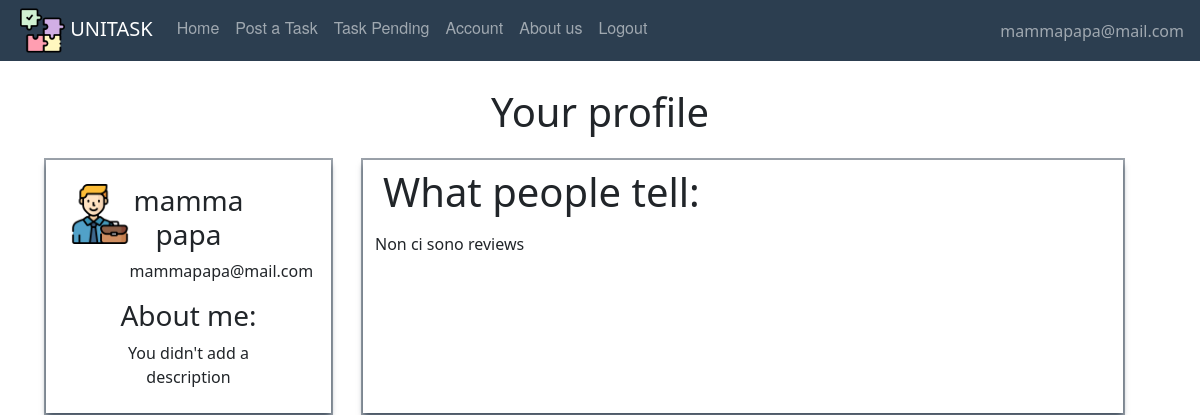
Page /account (signed in) on the earlier database version.
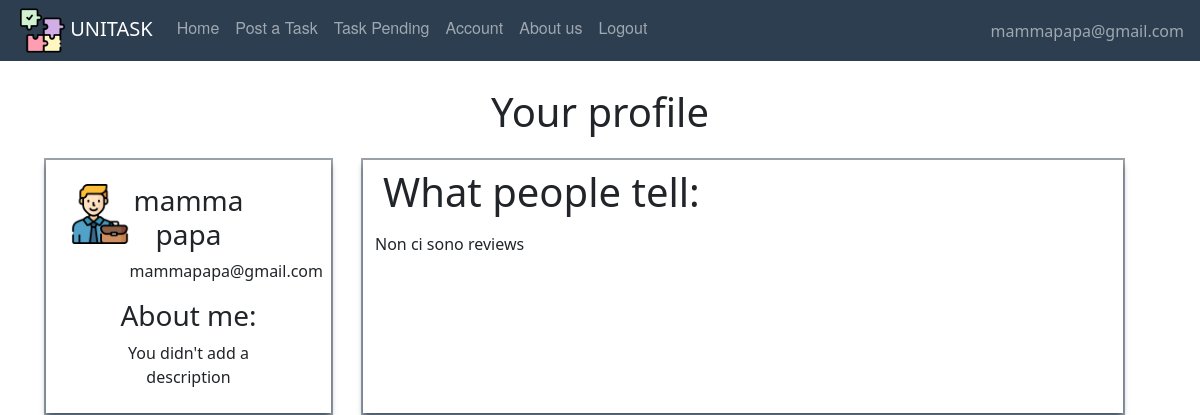
Same page on the later database version.
### website/models.py (models this page shows)
class User(db.Model, UserMixin):
    id = db.Column(db.Integer, primary_key=True)
    email = db.Column(db.String(150), unique=True)
    password = db.Column(db.String(150))
    first_name = db.Column(db.String(150))
    surname = db.Column(db.String(150))
    description = db.Column(db.String(200))
    type = db.Column(db.String(20))
    reviewsposted = db.relationship('Review', foreign_keys='Review.id_reviewer',
                                    backref='author')
    reviewsreceived = db.relationship('Review', foreign_keys='Review.id_reviewed',
                                      backref='received')
    __mapper_args__ = {
        'polymorphic_on': type,
        'polymorphic_identity': 'user',
    }

### website/views.py (the view)
@views.route('/account')
def account():
    return render_template("User/account.html", user=current_user)

### website/__init__.py (called while the page is built)
def create_app():
    app = Flask(__name__)
    app.config['SECRET_KEY'] = 'atrebunfigoassurdo'
    app.config['SQLALCHEMY_DATABASE_URI'] = 'sqlite:///'+ DB_NAME
    db.init_app(app)
    from .views import views  # We imported the name of the blueprint
    from .auth import auth
    app.register_blueprint(views, url_prefix="/")  # Stiamo dicendo come sono definite le pagine e dove sono
    app.register_blueprint(auth, url_prefix="/")
    from .models import User, Offer, Adult, Student
    create_database(app)
    login_manager = LoginManager()
    login_manager.login_view = 'auth.login'  # dove vogliamo mandare l'user se non loggato
    login_manager.init_app(app)
    @login_manager.user_loader
    def load_user(id):
        return User.query.get(int(id))
    return app

### website/templates/User/account.html (shortened to what this page needs)
{% extends "base.html" %}
{% block content%}
    <br />
    <h1 align = "center">Your profile</h1>
    <div class="container">
        <div class="row">
            <div align="center" class="col-3 profile-box m-3 p-4">
                <div class="row">
                    <div class="col-2">
                        {% if user.type=='student'%}
                            <img align="left" width="60" height="60" alt="usertype" src="/static/images/pic/student.png"/>
                        {% elif user.type=='adult'%}
                            <img align="left" width="60" height="60" alt="usertype" src="/static/images/pic/worker.png"/>
                        {% endif %}
                    </div>
                    <div class="col-8">
                        <h3 class="px-2">{{user.first_name}} {{ user.surname }}</h3>
                        <p class="px-3">{{ user.email }}</p>
                        <h3>About me:</h3>
                        <div>
                            {% if user.description != None %}
                                {{ user.description }}
                            {% else %}
                                You didn't add a description
                            {% endif %}
                        </div>
                    </div>
                </div>
            </div>
            <div  class="col-8 reviews-box m-3">
                <h1 align="left" class="p-2">What people tell: </h1>
            {% if user.reviewsreceived|length !=0 %}
                {% for recens in user.reviewsreceived %}
                    <div class="box-review">
                        <h2>Reviewed by: <span class="review-author"> {{recens.author.first_name }}</span></h2>
                        <h4 class="review-title">{{ recens.title }}</h4>
                        {{ recens.text }}
                    </div>
                {% endfor %}
            {% else %}
            Non ci sono reviews
            {% endif %}
            </div>
        </div>
    </div>
{% endblock %}

### website/templates/base.html (shortened to what this page needs)
<!DOCTYPE html>
<html lang="">
  <head>
      <link href="/static/css/style.css" rel="stylesheet">
      <link href="https://cdn.jsdelivr.net/npm/bootstrap@5.0.2/dist/css/bootstrap.min.css" rel="stylesheet">
  </head>
  <body>
  <nav class="navbar fixed-top navbar-expand-lg navbar-dark">
    <ul class="navbar-nav mr-auto">
    <li>
    <a style="padding-left:1em;" class="navbar-brand" href="#">
        <img src="/static/images/pic/puzzle.png" width="45" height="45"/>
        UNITASK
    </a></li>
            {% if user.is_authenticated %}
                {% if user.type=='adult' %}
                    <li class="nav-item"><a class="nav-link" id="home" href="/">Home</a></li>
                    <li class="nav-item"><a class="nav-link" id="posttask" href="/posttask">Post a Task</a></li>
                    <li class="nav-item"><a class="nav-link" id="offer" href="/taskpending">Task Pending</a></li>
                    <li class="nav-item"><a class="nav-link" id="account" href="/account">Account</a></li>
                    <li class="nav-item"><a class="nav-link" id="aboutus" href="/about_us">About us</a></li>
                    <li class="nav-item"><a class="nav-link" id="logout" href="/logout">Logout</a></li>
                    {% endif %}
                </ul>
                <ul class="navbar-nav ms-auto">
                <li class="nav-item">
                    <span style="padding-right:1em;" class="navbar-text d-flex justify-content-end">
                     {{ user.email}}
                       </span>
                </li>
                </ul>
                    {% else %}
                <li class="nav-item"><a class="nav-link" id="sign_up" href="/sign_up">Signup</a></li>
                <li class="nav-item"><a class="nav-link" id="login" href="/login">Login</a>
                <li class="nav-item"> <a class="nav-link" id="aboutus" href="/about_us">About us</a></li>
            {% endif %}
</nav>
    {% block content %}
    {% endblock %}
  </body>
</html>

### website/static/css/style.css (style rules this page uses)
body { padding-top:4em; }
.navbar { list-style-type: none; margin: 0; padding: 0; overflow: hidden; background-color: #2c3e50; }
.nav-link { display: block; color: white; text-align: center; padding: 14px 16px; text-decoration: none; font-family: "Helvetica Neue", Helvetica, Arial, sans-serif; }
.profile-box { box-shadow: rgba(6, 24, 44, 0.4) 0px 0px 0px 2px, rgba(6, 24, 44, 0.65) 0px 4px 6px -1px, rgba(255, 255, 255, 0.08) 0px 1px 0px inset; }
.reviews-box { box-shadow: rgba(6, 24, 44, 0.4) 0px 0px 0px 2px, rgba(6, 24, 44, 0.65) 0px 4px 6px -1px, rgba(255, 255, 255, 0.08) 0px 1px 0px inset; }

Differences in the rows shown:
changed User "mamma": email "mammapapa@mail.com" → "mammapapa@gmail.com"
